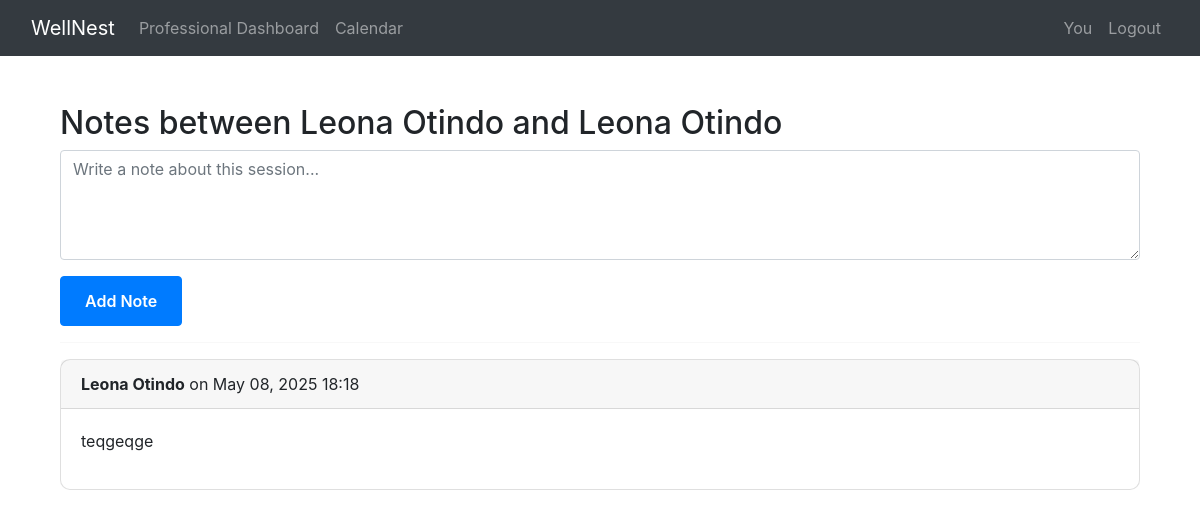
The app's page /shared_notes_view/2/notes/ (signed in) with its own data.
### website/models.py (models this page shows, shortened)
class PatientProfessionalRelationship(models.Model):
    STATUS_CHOICES = [
    ('pending', 'Pending'),
    ('accepted', 'Accepted'),
    ('rejected', 'Rejected'),
    ]
    status = models.CharField(max_length=10, choices=STATUS_CHOICES, default='pending')
    patient = models.ForeignKey(User, on_delete=models.CASCADE, related_name='care_team')
    professional = models.ForeignKey(User, on_delete=models.CASCADE, related_name='patients')
    status = models.CharField(max_length=10, choices=STATUS_CHOICES, default='pending')
    rejection_reason = models.TextField(blank=True, null=True)
    access_mood = models.BooleanField(default=True)
    access_journal = models.BooleanField(default=False)
    journal_access_level = models.CharField(
        max_length=20,
        choices=[
            ('summary', 'Only Sentiment Summary'),
            ('titles', 'Entry Titles Only'),
            ('full', 'Full Journal Access')
        ],
        default='summary'
    )
    created_at = models.DateTimeField(auto_now_add=True)
    class Meta:
        unique_together = ('patient', 'professional')

class Note(models.Model):
    relationship = models.ForeignKey(
        PatientProfessionalRelationship,
        on_delete=models.CASCADE,
        related_name='notes'
    )
    author = models.ForeignKey(User, on_delete=models.CASCADE)
    content = models.TextField()
    created_at = models.DateTimeField(auto_now_add=True)

### website/relationship_views.py (the view)
# urls.py: path('shared_notes_view/<int:relationship_id>/notes/', relationship_views.shared_notes_view, name='shared_notes_view'),
@login_required
def shared_notes_view(request, relationship_id):
    relationship = get_object_or_404(PatientProfessionalRelationship, id=relationship_id)
    user = request.user
    if user != relationship.professional and user != relationship.patient:
        return HttpResponseForbidden("You do not have permission to view these notes.")
    notes = relationship.notes.order_by('-created_at')
    if request.method == 'POST':
        form = NoteForm(request.POST)
        if form.is_valid():
            note = form.save(commit=False)
            note.relationship = relationship
            note.author = user
            note.save()
            return redirect('shared_notes_view', relationship_id=relationship.id)
    else:
        form = NoteForm()
    return render(request, 'shared_notes.html', {
        'relationship': relationship,
        'notes': notes,
        'form': form,
    })

### website/forms.py
class NoteForm(forms.ModelForm):
    class Meta:
        model = Note
        fields = ['content']
        widgets = {
            'content': forms.Textarea(attrs={
                'rows': 4,
                'class': 'form-control',
                'placeholder': 'Write a note about this session...'
            })
        }
        labels = {
            'content': ''
        }

### website/templates/shared_notes.html (shortened to what this page needs)
{% extends "base.html" %}
{% block content %}
<div class="container mt-4">
    <h2>Notes between {{ relationship.professional.get_full_name }} and {{ relationship.patient.get_full_name }}</h2>
    <form method="post">
        {{ form.as_p }}
        <button type="submit" class="btn btn-primary">Add Note</button>
    </form>
    <hr>
    {% for note in notes %}
    <div class="card mb-3">
        <div class="card-header">
            <strong>{{ note.author.get_full_name }}</strong>
            on {{ note.created_at|date:"M d, Y H:i" }}
        </div>
        <div class="card-body">
            <p>{{ note.content }}</p>
        </div>
    </div>
    {% empty %}
    <p>No notes yet.</p>
    {% endfor %}
</div>
{% endblock %}

### static/css/main.css (style rules this page uses)
.card { border-radius: 10px; transition: transform 0.3s ease-in-out; }
.btn { padding: 0.75rem 1.5rem; border-radius: 4px; font-weight: 600; cursor: pointer; display: inline-flex; align-items: center; gap: 0.5rem; text-decoration: none; }

### records on screen
PatientProfessionalRelationship: professional.get_full_name "Leona Otindo", patient.get_full_name "Leona Otindo"
Note: author.get_full_name "Leona Otindo", created_at "May 08, 2025 18:18", content "teqgeqge"
